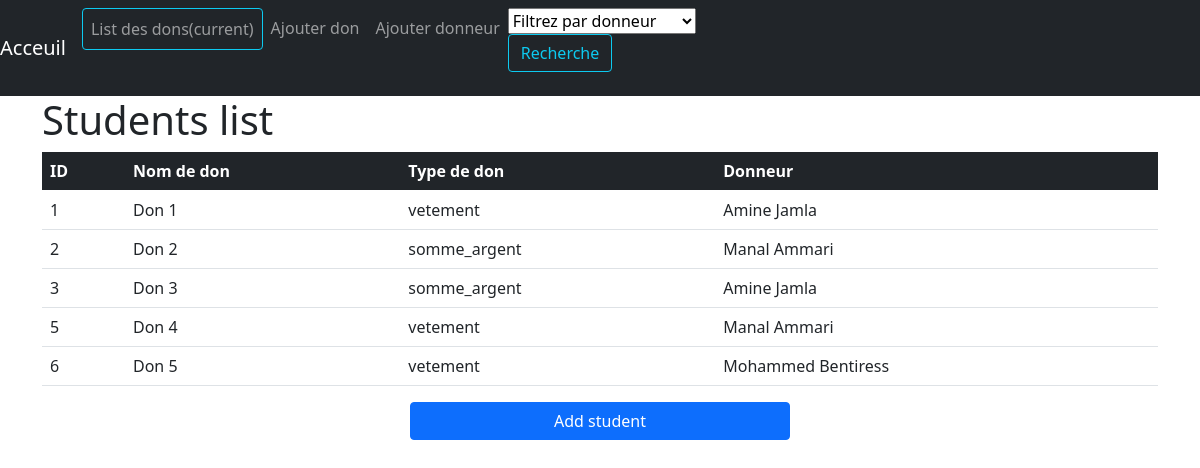
Screenshot of /Views/DonsView.php with the database file from the repository.
### tables this page shows
CREATE TABLE `don` (
  `don_ID` int(11) NOT NULL,
  `don_name` varchar(250) NOT NULL,
  `don_type` enum('somme_argent','vetement','produit_alimentaire','') NOT NULL,
  `donneur_ID` int(11) NOT NULL
);

CREATE TABLE `donneur` (
  `donneur_ID` int(11) NOT NULL,
  `donneur_name` varchar(250) NOT NULL,
  `telephone` varchar(250) NOT NULL
);

### DAO/donneurDAO.php (called while the page is built, shortened)
<?php
class DonneurDAO
    {
        function __construct()
        {
            $consetup = new Config();
            $this->host = $consetup->host;
            $this->user = $consetup->user;
            $this->pass =  $consetup->pass;
            $this->db = $consetup->db;
        }
        public function open_db()
        {
            $this->condb=new mysqli($this->host,$this->user,$this->pass,$this->db);
        }
        public function selectDonneurs()
        {
            try
            {
                $query=$this->condb->prepare("SELECT * FROM donneur");
                $query->execute();
                $res=$query->get_result();
                if($res)
                {
                    return $res;
                }
                return [];
            }
            catch(Exception $e)
            {
                $this->close_db();
                throw $e;
            }
        }
        public function donneurNameFromDonneurID(int $donneurID)
        {
            try
            {
                $query=$this->condb->prepare("SELECT donneur_name FROM donneur WHERE donneur_ID =?");
                $query->bind_param("i", $donneurID );
                $query->execute();
                $res=$query->get_result();
                if($res)
                {
                    return $res;
                }
                return [];
            }
            catch(Exception $e)
            {
                $this->close_db();
                throw $e;
            }
        }
    }

### config.php (called while the page is built)
<?php
class Config
{
    function __construct() {
        $this->host = "localhost";
        $this->user  = "root";
        $this->pass = "";
        $this->db = "gestion_dons";
    }
}

### Controller/mainController.php (called while the page is built, shortened)
<?php
    require "../DAO/donDAO.php";
    require "../DAO/donneurDAO.php";
class mainController
{
    public function getDons(?int $donneurID=null):array
    {
        $donDao = new DonDAO();
        $dons = $donDao->selectDons($donneurID);
        $donsList= [];
        while($don = mysqli_fetch_assoc($dons))
        {
           array_push($donsList, $don);
        }
        return $donsList;
    }
    public function GetDonneurs():array
    {
        $donDAO = new DonneurDAO();
        $dons = $donDAO->selectDonneurs();
        $donsList= [];
        while($don = mysqli_fetch_assoc($dons))
        {
           array_push($donsList, $don);
        }
        return $donsList;
    }
    public function getDonneurName(int $donneurID):string
    {
        $donneurDAO = new DonneurDAO();
        $donneur = $donneurDAO->donneurNameFromDonneurID($donneurID);
        return mysqli_fetch_row($donneur)[0];
    }
}

### DAO/donDAO.php (called while the page is built, shortened)
<?php
require "../config.php";
class DonDAO
    {
        function __construct()
        {
            $consetup = new Config();
            $this->host = $consetup->host;
            $this->user = $consetup->user;
            $this->pass =  $consetup->pass;
            $this->db = $consetup->db;
        }
        public function open_db()
        {
            $this->condb=new mysqli($this->host,$this->user,$this->pass,$this->db);
        }
        public function selectDons(?int $donneurID =null)
        {
            try
            {
                if($donneurID) {
                    $query=$this->condb->prepare("SELECT * FROM don WHERE donneur_ID = ?");
                    $query->bind_param("i", $donneurID);
                }
                else{
                    $query=$this->condb->prepare("SELECT * FROM don");
                }
                $query->execute();
                $res=$query->get_result();
                if($res)
                {
                    return $res;
                }
                return [];
            }
            catch(Exception $e)
            {
                $this->close_db();
                throw $e;
            }
        }
    }

### Views/DonsView.php (the view, shortened to what this page needs)
<?php
    require '../Controller/mainController.php';
    $controller = new mainController();
    $dons = $controller->getDons();
    $donneurs = $controller->GetDonneurs();
    ?>
    <link
      href="https://cdn.jsdelivr.net/npm/bootstrap@5.0.0-beta2/dist/css/bootstrap.min.css"
      rel="stylesheet"
    />
</body>
<head>
</head>
<body >
<nav class="navbar navbar-expand-lg navbar-dark bg-dark">
    <a class="navbar-brand" href="http://localhost/gestiondesdons/index.php">Acceuil</a>
    <div class="collapse navbar-collapse" id="navbarColor01">
      <ul class="navbar-nav mr-auto">
        <li class="nav-item">
          <a class="nav-link btn btn-outline-info " href="#">List des dons<span class="sr-only">(current)</span></a>
        </li>
        <li class="nav-item">
          <a class="nav-link" href="http://localhost/gestiondesdons/Views/DonForm.php">Ajouter don</a>
        </li>
        <li class="nav-item">
          <a class="nav-link" href="http://localhost/gestiondesdons/Views/DonneurForm.php">Ajouter donneur</a>
        </li>
        <form method="POST" class="form-inline">
            <div class="col-sm-10">
                    <select class="custom-select" name="donneurName" id="donneurName" required>
                    <option value="">Filtrez par donneur </option>
                    </select>
            </div>
            <button class="btn btn-outline-info my-2 my-sm-0" name="filterDonneur" type="submit">Recherche</button>
        </form>
      </ul>
    </div>
  </nav>
    <div class="container">
    <h1>Students list</h1>
        <table class="table">
            <thead class="table-dark">
            <tr >
                <th>ID</th>
                <th>Nom de don</th>
                <th>Type de don</th>
                <th>Donneur</th>
            </tr>
            </thead>
            <tbody>
            <?php
                foreach($dons as $don)
                {?>
                    <tr>
                        <?php
                            foreach($don as $key => $value)
                            {
                                ?>
                                <td>
                                <?php
                                if($key == "donneur_ID")
                                {
                                    echo $controller->getDonneurName($value);
                                }
                                else {
                                     echo $value;
                                }
                            } ?>
                            </td>
                    </tr>
                <?php }
            ?>
            </tbody>
        </table>
    <div class="row justify-content-center">
        <a class="col-4 btn btn-primary" href="studentForm.php">Add student</a>
    </div>
    </div>
</html>

### rows the page displays
don: don_ID "1", don_name "Don 1", don_type "vetement", donneur_ID.donneur_name "Amine Jamla"
don: don_ID "2", don_name "Don 2", don_type "somme_argent", donneur_ID.donneur_name "Manal Ammari"
don: don_ID "3", don_name "Don 3", don_type "somme_argent", donneur_ID.donneur_name "Amine Jamla"
don: don_ID "5", don_name "Don 4", don_type "vetement", donneur_ID.donneur_name "Manal Ammari"
don: don_ID "6", don_name "Don 5", don_type "vetement", donneur_ID.donneur_name "Mohammed Bentiress"
